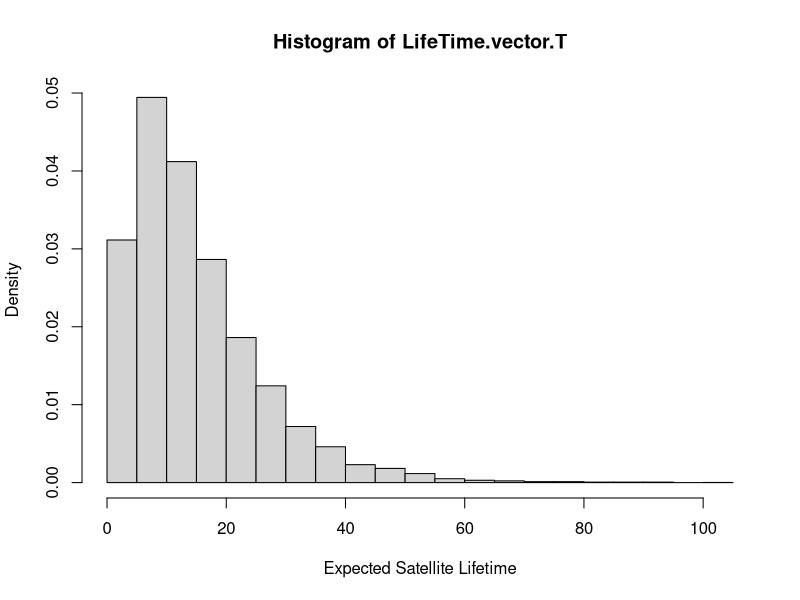
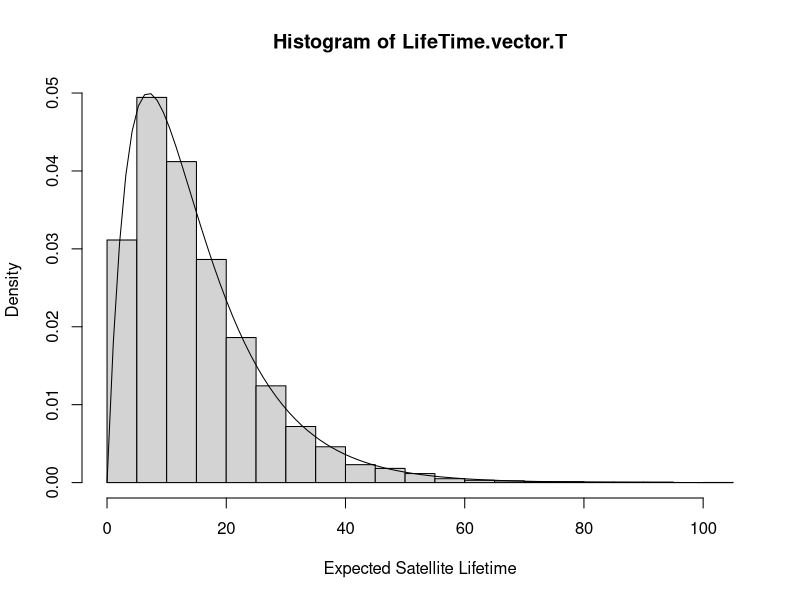
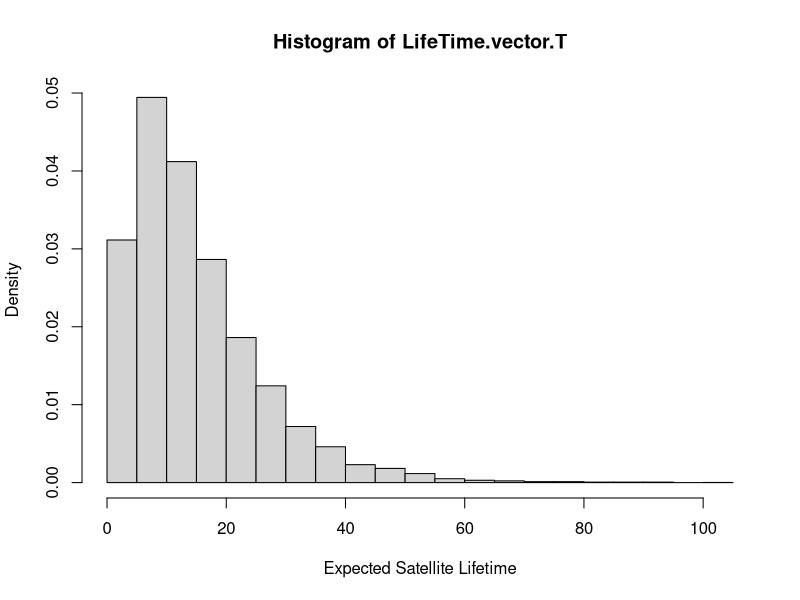

R code for these plots, in order:
#Q1.b.1
LifeTime.T = max(rexp(n=1,rate=0.1),rexp(n=1,rate=0.1))
LifeTime.T

#Q1.b.2
LifeTime.vector.T = replicate(n=10000,
                            max(rexp(n=1,rate=0.1),
                                rexp(n=1,rate=0.1)))
head(LifeTime.vector.T)

#Q1.b.3
#for Histogram
hist(LifeTime.vector.T,probability = T,
     xlab = "Expected Satellite Lifetime")

#For superimposing the curve
hist(LifeTime.vector.T,probability = T,
     xlab = "Expected Satellite Lifetime")
PDF.F.T = function(a) 0.2*exp(-0.1*a) - 0.2*exp(-0.2*a)
curve(PDF.F.T,add = T)

#Q1.b.4
mean(LifeTime.vector.T)

#1.b.5
Prob = sum(LifeTime.vector.T>15)/length(LifeTime.vector.T)
Prob
hist(LifeTime.vector.T,probability = T,
     xlab = "Expected Satellite Lifetime")

#1.b.6
for(i in 1:4)
{
  LifeTime.vector.T = replicate(n=10000,
                                max(rexp(n=1,rate=0.1),
                                    rexp(n=1,rate=0.1)))
  mean = mean(LifeTime.vector.T)
  Prob = sum(LifeTime.vector.T>15)/length(LifeTime.vector.T)
  print(paste("E(T) = ",mean, "Probability of Satellite lasting more than 15 years = ",Prob))

}

#Q1.c

#For n = 1000
for(i in 1:5)
{
  LifeTime.vector.T = replicate(n=1000,
                                max(rexp(n=1,rate=0.1),
                                    rexp(n=1,rate=0.1)))
  mean = mean(LifeTime.vector.T)
  Prob = sum(LifeTime.vector.T>15)/length(LifeTime.vector.T)
  print(paste("E(T) = ",mean, "Probability of Satellite lasting more than 15 years = ",Prob,"where N = ",1000))
  
}

#For n = 100000
for(i in 1:5)
{
  LifeTime.vector.T = replicate(n=100000,
                                max(rexp(n=1,rate=0.1),
                                    rexp(n=1,rate=0.1)))
  mean = mean(LifeTime.vector.T)
  Prob = sum(LifeTime.vector.T>15)/length(LifeTime.vector.T)
  print(paste("E(T) = ",mean, "Probability of Satellite lasting more than 15 years = ",Prob,"where N = ",100000))
  
}


#Q2 

#The probability that a point lies inside a circle is SA(circle)/SA(Square)
#where SA -> Surface Area. The probability turns out to be pie/4
#Thus pie = 4 * Probability.
#Equation of a Circle is given by (x-a)^2 + (y-b)^2 = r^2
#where a,b is center of circle and r is radius.
#For the point to lie inside the circle we get (x-a)^2 + (y-b)^2 <= r^2
#We generate 10000 uniform sample points between 0,1 for x & y coordinates.
#we take center = (0.5,0.5) and r = 1

#number of iterations
n=10000
#Uniformly generated n random variable from 0,1
x.coordinate = runif(n,min=0,max=1)
y.coordinate = runif(n,min=0,max=1)
points.inside.circle = length(which((x.coordinate-0.5)^2 + (y.coordinate-0.5)^2 <= 0.5^2))
#Probability is points inside circle/ total no. of points
probability = points.inside.circle/n
result = 4 * probability
result

